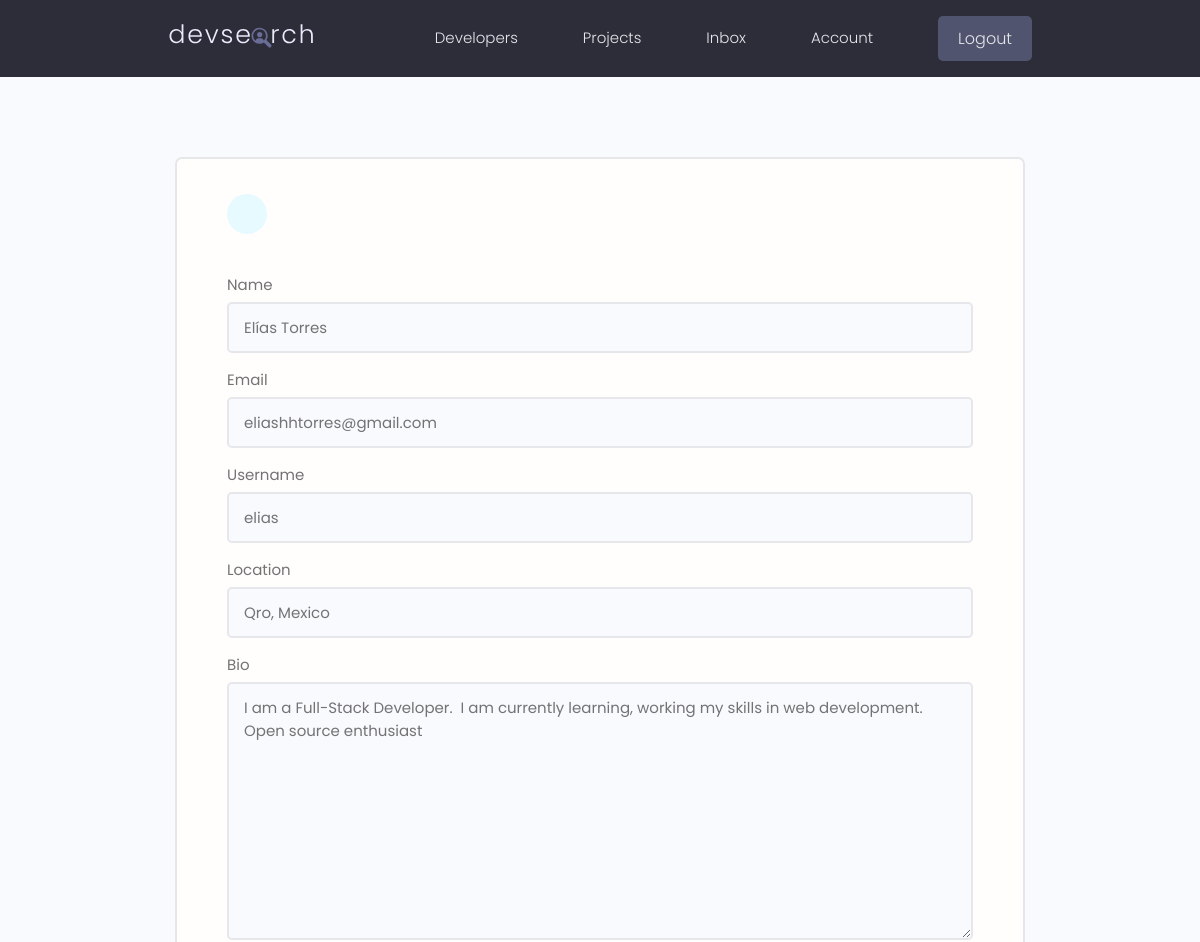
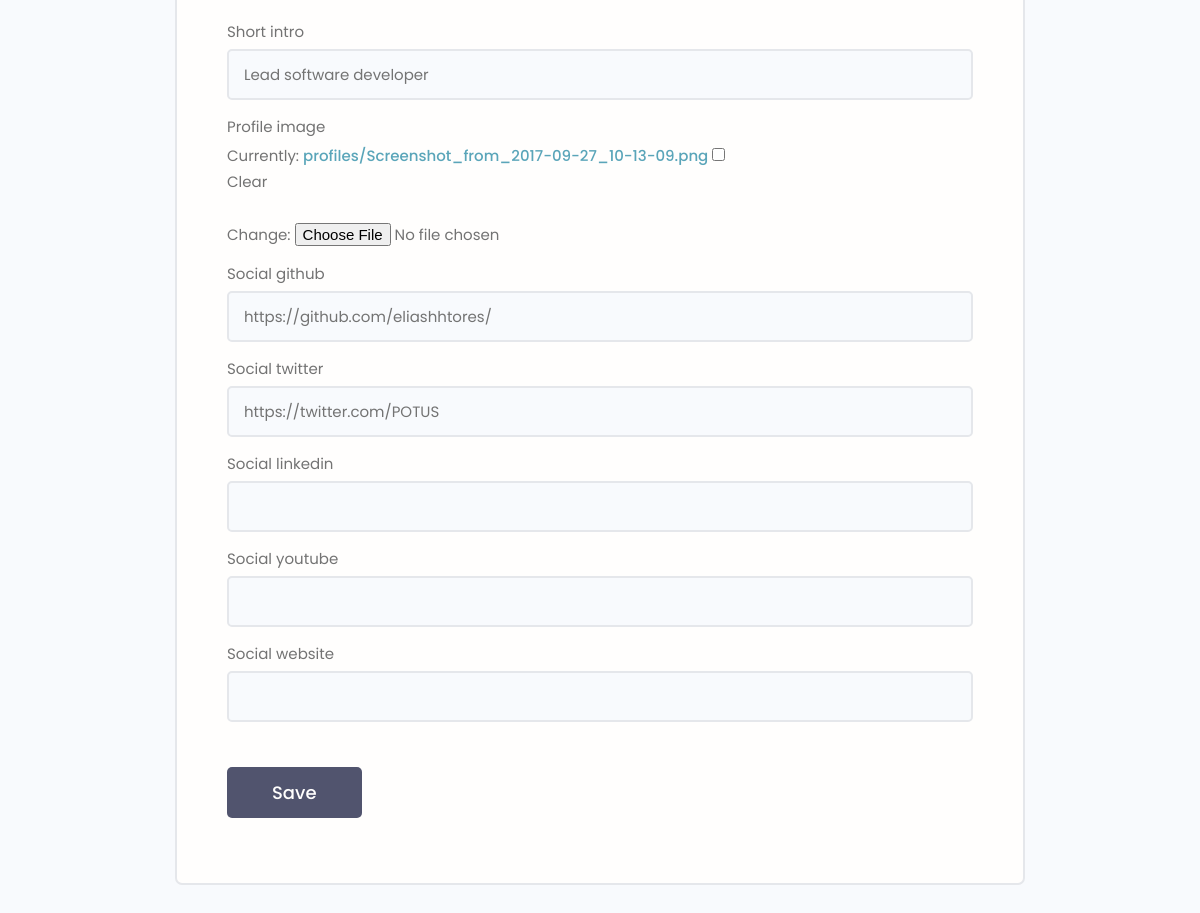
The page /edit-account/ (signed in) on the database its author committed (2 pictures, top to bottom).
### developer/models.py (models this page shows, shortened)
class Developer(models.Model):
    id = models.UUIDField(default=uuid.uuid4,
                          primary_key=True, unique=True, editable=False)
    user = models.OneToOneField(User, on_delete=models.CASCADE, null=True)
    name = models.CharField(max_length=200, blank=True, null=True)
    email = models.EmailField(max_length=200, blank=True, null=True)
    username = models.CharField(max_length=200, blank=True, null=True)
    location = models.CharField(max_length=200, blank=True, null=True)
    short_intro = models.CharField(max_length=200, blank=True, null=True)
    bio = models.TextField(blank=True, null=True)
    profile_image = models.ImageField(
        upload_to='profiles/', blank=True, null=True, default='profiles/user-default.png')
    social_github = models.CharField(max_length=200, blank=True, null=True)
    social_twitter = models.CharField(max_length=200, blank=True, null=True)
    social_linkedin = models.CharField(max_length=200, blank=True, null=True)
    social_youtube = models.CharField(max_length=200, blank=True, null=True)
    social_website = models.CharField(max_length=200, blank=True, null=True)
    social_stackoverflow = models.CharField(
        max_length=200, blank=True, null=True)
    created = models.DateTimeField(auto_now_add=True)

### developer/views.py (the view, shortened to what this page needs)
# urls.py: path('edit-account/', views.edit_account, name='edit_account'),
@login_required(login_url='developer:login')
def edit_account(request):
    form = DeveloperForm(instance=request.user.developer)
    context = {'form': form}
    template_name = 'developer/edit_account.html'
    return render(request, template_name, context)

### developer/forms.py
class DeveloperForm(ModelForm):
    class Meta:
        model = Developer
        fields = [
            'name', 'email', 'username', 'location', 'bio', 'short_intro',
            'profile_image', 'social_github', 'social_twitter', 'social_linkedin',
            'social_youtube', 'social_website'
        ]
    def __init__(self, *args, **kwargs):
        super(DeveloperForm, self).__init__(*args, **kwargs)
        for name, field in self.fields.items():
            field.widget.attrs.update({'class': 'input'})

### developer/templates/developer/edit_account.html (shortened to what this page needs)
{% extends 'main.html'%}
{% block content %}
<form method="post" action="{% url 'developer:edit_account' %}" enctype="multipart/form-data">
    <main class="formPage my-xl">
        <div class="content-box">
            <div class="formWrapper">
                <a class="backButton" href="{% url 'developer:account' %}"></a>
                <br>
                {% for field in form%}
                <div class="form__field">
                    <label for="formInput#text">{{ field.label }}</label>
                    {{ field }}
                </div>
                {% endfor %}
                <input class="btn btn--sub btn--lg  my-md" type="submit" value="Save" />
            </div>
        </div>
    </main>
</form>
{% endblock %}

### static/styles/app.css (style rules this page uses)
:root { --color-sub: #2d2d39; }
.btn--sub { background-color: var(--color-sub-light); }
.content-box { width: 95%; max-width: 85rem; margin: 0 auto; }
.backButton { background: var(--color-main-light); color: var(--color-main); width: 4rem; height: 4rem; display: flex; align-items: center; justify-content: center; border-radius: 50%; }
.formPage .formWrapper { list-style: none; background: var(--color-white); padding: 3.5rem 5rem; border: 2px solid var(--color-light); border-radius: 0.7rem; }

### static/uikit/styles/modules/_variables.css (style rules this page uses)
:root { --color-main: #5aa5b9; --color-main-light: #e6faff; --color-sub: #3f4156; --color-sub-light: #51546e; --color-sub-lighter: #ededfd; --color-text: #737373; --color-gray: #8b8b8b; --color-light: #e5e7eb; --color-light-gray: #767676; --color-bg: #f8fafd; --color-white: #fffefd; --color-white-light: #f3f3f3; --color-success: #359e64; --color-success-bg: #def8e8; --color-error: #fc4b0b; --color-error-bg: #fff2ee; --font-base: 'Poppins', arial, helvetica, 'Segoe UI', roboto, ubuntu, sans-serif; --font-monospace: 'Fira Code', 'Courier New', courier, monospace; --font-regular: 300; --font-medium: 500; --font-bold: 700; --generic-shadow: 1px 1px 5px #00000010; --generic-transition: all 0.3s ease-in-out; }

### static/uikit/styles/modules/_base.css (style rules this page uses)
* { margin: 0; padding: 0; box-sizing: border-box; text-rendering: optimizeLegibility; color: inherit; font-size: inherit; }
html { font-size: 50%; }
@media only screen and (min-width: 480px) { html { font-size: 56.25%; } }
@media only screen and (min-width: 1200px) { html { font-size: 62.5%; } }
body { line-height: 1.6; font-weight: 400; font-size: 1.5rem; color: var(--color-text); background-color: var(--color-bg); min-height: 100vh; }

### static/uikit/styles/modules/_typography.css (style rules this page uses)
* { font-family: var(--font-base); }
a { padding-bottom: 2px; text-decoration: none; display: inline-block; color: var(--color-main); font-weight: var(--font-medium); }

### static/uikit/styles/modules/_utilities.css (style rules this page uses)
.my-md { margin: 3rem auto; }
.my-xl { margin: 8rem auto; }

### static/uikit/styles/modules/_button.css (style rules this page uses)
.btn { display: inline-block; position: relative; cursor: pointer; background-color: var(--color-light); font-weight: var(--font-medium); color: var(--color-sub); text-decoration: none; padding: 1rem 2rem; border-radius: 0.5rem; border: none; width: -webkit-fit-content; width: -moz-fit-content; width: fit-content; height: -webkit-fit-content; height: -moz-fit-content; height: fit-content; font-size: 1.6rem; outline-width: 0; outline-color: transparent; -webkit-backface-visibility: hidden; backface-visibility: hidden; transition: all 0.3s ease-in-out; }
.btn--sub { background-color: var(--color-sub); color: var(--color-white); }
.btn--lg { font-size: 1.8rem; padding: 1.2rem 4.5rem; }

### static/uikit/styles/modules/_form.css (style rules this page uses)
.form__field { margin-top: 1.5rem; margin-bottom: 1.5rem; }
.form__label, .form__field > label { display: block; margin-bottom: 0.5rem; color: var(--color-text); }
input.input[type='text'], input.input[type='email'], input.input[type='password'], input.input[type='number'], textarea.input { min-width: 24rem; width: 100%; padding: 1.2rem 1.5rem; border-radius: 0.5rem; border: 2px solid var(--color-light); transition: all 0.3s ease-in-out; background-color: var(--color-bg); }

### rows shown on the page
Developer: form "Elías Torres" "eliashhtorres@gmail.com" "elias" "Qro, Mexico" "I am a Full-Stack Developer. I am currently learning, working my skills in web development. Open source enthusiast" "Lead software developer" "https://github.com/eliashhtores/" "https://twitter.com/POTUS"

### other values the page prints
{{ field.label }} "Name" "Email" "Username" "Location" "Bio" "Short intro" "Profile image" "Social github" "Social twitter" "Social linkedin" "Social youtube" "Social website"
